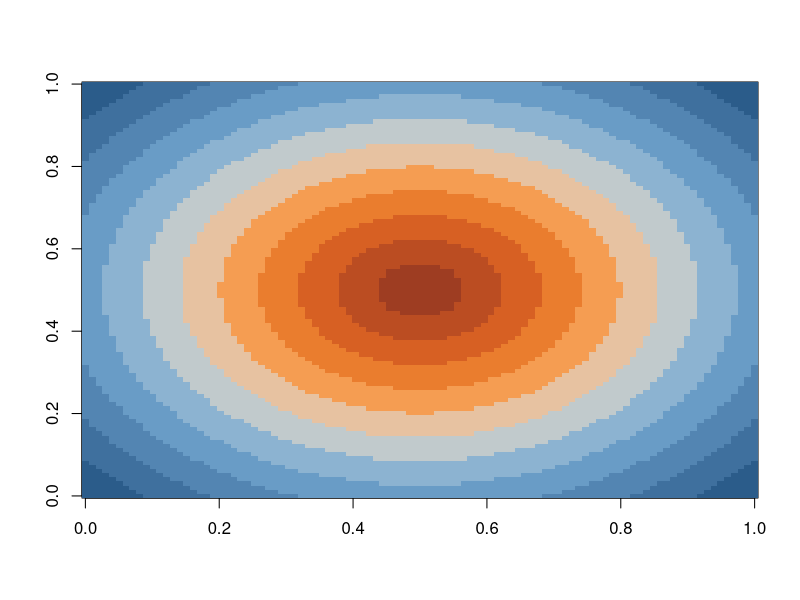

Reproduce this figure in R. (Note: this script raises an error after producing the figure.)
## ---- chunk 1
library(ggplot2)
library(ggthemes)
## ---- chunk 2
x <- seq(-1, 1, length = 100)
r <- sqrt(outer(x^2, x^2, '+'))
image(r, col = tableau_div_gradient_pal()(seq(0, 1, length = 12)))
image(r, col = tableau_div_gradient_pal('Orange-Blue')(seq(0, 1, length = 12)))
image(r, col = tableau_div_gradient_pal('Temperature')(seq(0, 1, length = 12)))
